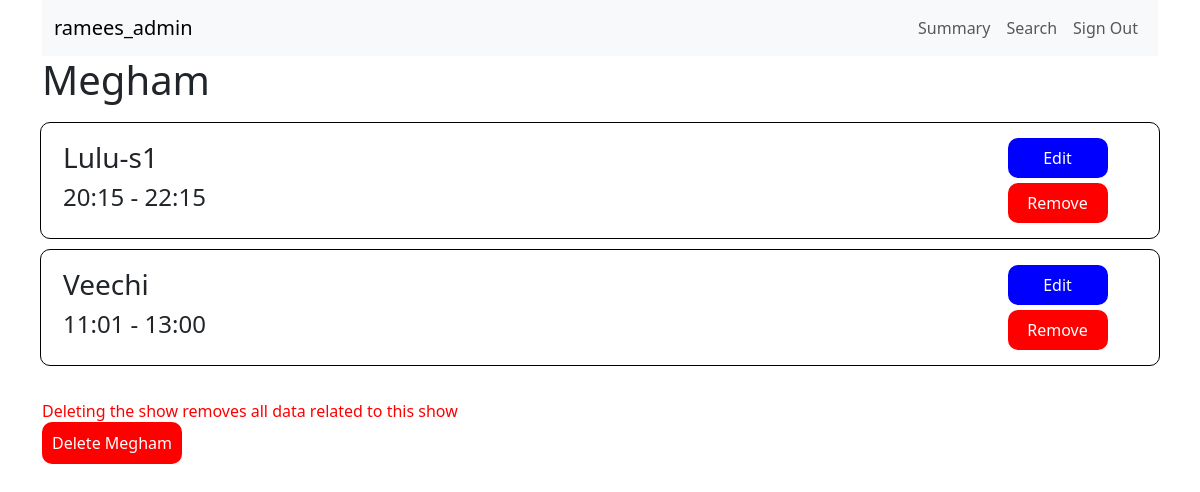
The page /admin/show_details/1 (signed in) on the database its author committed.
### application/model.py (models this page shows, shortened)
class Show(db.Model):
	__tablename__ = 'show'
	id = db.Column(db.Integer, autoincrement = True, primary_key = True)
	name = db.Column(db.String, unique = True, nullable = False)

class Venue(db.Model):
	__tablename__ = 'venue'
	id = db.Column(db.Integer, autoincrement = True, primary_key = True)
	name = db.Column(db.String, nullable = False)
	place = db.Column(db.String, nullable = False)
	location = db.Column(db.String, nullable = False)
	capacity = db.Column(db.Integer, nullable = False)
	__table_args__ = (db.UniqueConstraint('name', 'location'), )

class Timeslot(db.Model):
	__tablename__ = 'timeslot'
	id = db.Column(db.Integer, autoincrement = True, primary_key = True)
	start_time = db.Column(db.String,  nullable= False)
	end_time = db.Column(db.String,  nullable= False)

### application/controllers.py (the view)
@app.route("/admin/show_details/<int:show_id>", methods =["GET"])
@admin_login_required
def show_details(show_id):
	venues = get_all_venues(show_id)
	show = get_show(show_id)
	screen_ts = get_all_timeslots(show_id)
	venue_ts = {}
	for v in venues:
		for screen in screen_ts:
			if screen.venue_id == v.id:
				if v.id in venue_ts:
					venue_ts[v.id].append(screen_ts[screen])
				else:
					venue_ts[v.id] = screen_ts[screen]
	return render_template('show_details.html', show = show, venues = venues, venue_ts = venue_ts)

### application/controller_utils.py (called while the page is built)
def admin_login_required(f):
	@wraps(f)
	def admin_wrapper(*args, **kwargs):
		if not is_authenticated(for_admin = True):
			return redirect(url_for('.logout'))
		return f(*args, **kwargs)
	return admin_wrapper

def is_authenticated(for_admin = False):
	user_id = -1
	if 'user_id' in session:
		user_id = session['user_id']
	type = 0
	if 'user_type' in session:
		type = session['user_type']
	type_matches = False
	if for_admin:
		type_matches = type == 1
	else:
		type_matches = type == 2
	return user_id and user_id > 0 and type_matches

def get_user_name():
	if 'user_name' in session:
		return session['user_name']
	return ''

### application/controllers.py (called while the page is built)
@app.context_processor
def inject_user():
    return dict(user_name = get_user_name())

### application/db_helper.py (called while the page is built)
def get_all_venues(show_id):
	q = db.session.query(Venue).join(Screen, and_(Venue.id == Screen.venue_id, Screen.show_id == show_id))
	return q.all()

def get_show(show_id):
	return Show.query.filter(Show.id == show_id).first()

def get_all_timeslots(show_id):
	q = db.session.query(Screen, Timeslot).filter(and_(Timeslot.id == ScreenTimeSlot.timeslot_id, ScreenTimeSlot.screen_id == Screen.id, Screen.show_id == show_id))
	results = q.all()
	screen_ts = {}
	for result in results:
		screen = result[0]
		if screen in screen_ts:
			screen_ts[screen].append(result[1])
		else:
			screen_ts[screen] = [result[1]]
	return screen_ts

### templates/show_details.html (shortened to what this page needs)
{% extends "admin_base.html" %}
{% block user_name %}{{user_name}}{% endblock %}
{% block head %}
  {{ super() }}
{% endblock %}
{% block content %}
 <div>
  <h1>{{show.name}}</h1>
<ul id="venues" class="base-list">
 {% for venue in venues %}
 {% for timeslot in venue_ts[venue.id] %}
 <li>
 <div class="base-card row align-items-center base-list-item">
  <div class="col-10">
     <h3>{{venue.name}}</h3>
     <h4>{{timeslot.start_time}} - {{timeslot.end_time}}</h4>
  </div>
  <div class="col-2">
    <a href="/admin/show/edit?show_id={{show.id}}&venue_id={{venue.id}}&timeslot={{timeslot.id}}" class="primary-button">Edit</a>
    <a href="/admin/show/remove?show_id={{show.id}}&venue_id={{venue.id}}&timeslot={{timeslot.id}}" class="red-button">Remove</a>
  </div>
 </div>
 </li>
 {% endfor %}
 {% endfor %}
</ul>
<div>
<h6 style="margin-bottom: 10px; color: red;">Deleting the show removes all data related to this show</h6>
    <a href="/admin/show/delete/{{show.id}}" class="red-large-button">Delete {{show.name}}</a>
</div>
</div>
</div>
{% endblock %}

### static/style.css (style rules this page uses)
.primary-button { display:block; width:100px; height:40px; color:#fff; background: blue; }
.red-button { display:block; width:100px; height:40px; color:#fff; background: red; }
.red-large-button { text-decoration:none; margin-top: 40px; border-radius:10px; color:#fff; background: red; padding: 10px; }
.primary-button, .red-button, .small-button { display:flex; justify-content:center; align-items:center; text-decoration:none; margin:5px auto; border-radius:10px; }
.base-card { padding: 10px; border:1px solid #000; border-radius:10px; }
.base-list { list-style: none; padding: 10px; }
.base-list-item { margin-bottom: 10px; padding: 10px; border-radius:10px; }

### rows shown on the page
Show: name "Megham"
Venue: name "Lulu-s1"
Timeslot: start_time "20:15", end_time "22:15"
Venue: name "Veechi"
Timeslot: start_time "11:01", end_time "13:00"

### other values the page prints
{{ user_name }} "ramees_admin"
